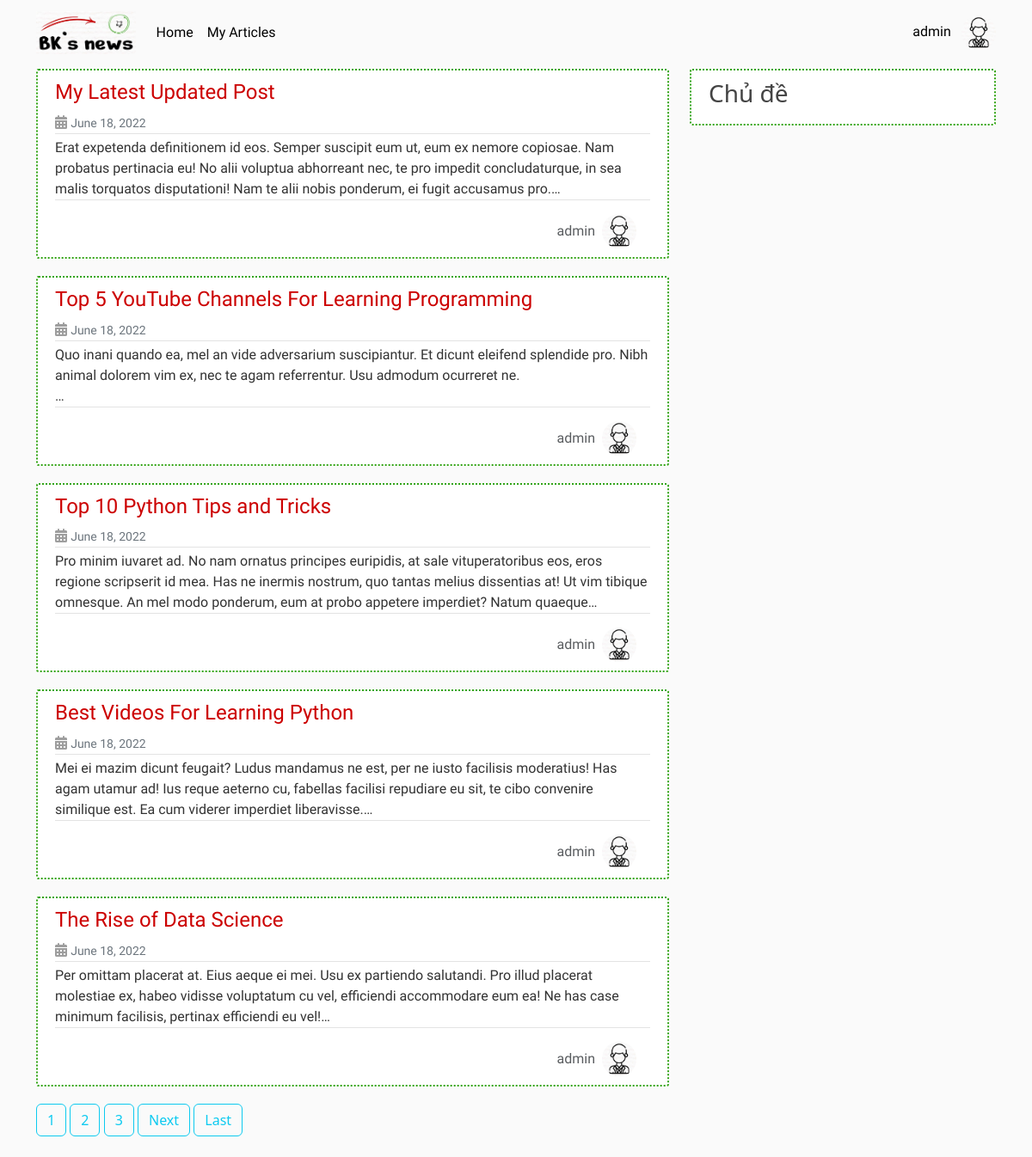
Page / (signed in) on the earlier database version.
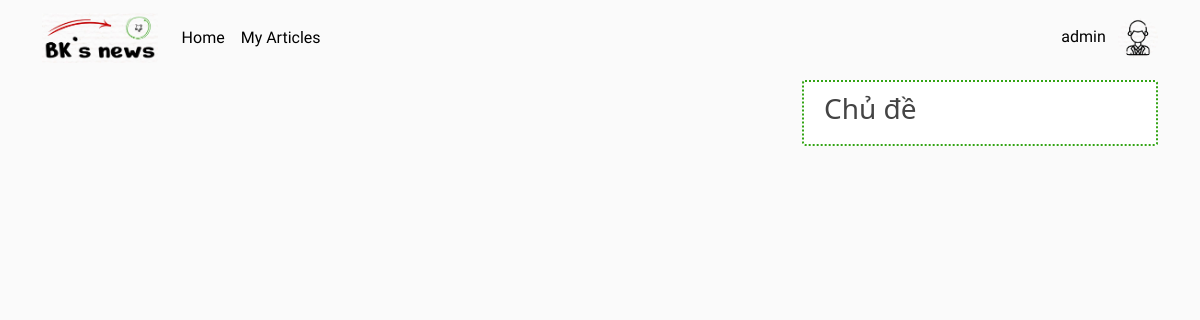
Same page on the later database version.
### post_app/models.py (models this page shows, shortened)
class Post(models.Model):
    title = models.CharField(max_length=100)
    content = models.TextField()
    date_posted = models.DateTimeField(default=timezone.now)
    author = models.ForeignKey(User, on_delete=models.CASCADE)
    topic = models.ForeignKey(Topic, on_delete=models.CASCADE, null=True, blank=False)

### user_app/models.py (models this page shows, shortened)
class Profile(models.Model):
    user = models.OneToOneField(User, on_delete=models.CASCADE)
    avatar = models.ImageField(default='default.jpg', upload_to='profile_pics')

### post_app/views.py (the view)
# urls.py: path('', HomeListView.as_view(), name='home'),
class HomeListView(ListView):
    model = Post
    template_name = 'post/home.html'
    context_object_name = 'posts'
    ordering = ['-date_posted']
    paginate_by = 5
    queryset: Post.objects.all()
    def get_context_data(self, **kwargs):
        context = super(HomeListView, self).get_context_data(**kwargs)
        context['topics'] = Topic.objects.all()
        return context

### post_app/templates/post/home.html (shortened to what this page needs)
{% extends 'base.html' %}
{% block post_content %}
    {% for post in posts %}
        <article class="media content-section">
            <div class="media-body">
                <div class="article-metadata">
                    <h4><a href="{% url 'post-detail' post.id %}" class="article-title">{{ post.title }}</a></h4>
                    <div class="date-time">
                        <i class="fa-solid fa-calendar-days"></i>
                        <small class="text-muted">{{ post.date_posted | date:"F d, Y" }}</small>
                    </div>
                </div>
                <p class="article-content truncate-content">{{ post.content }}</p>
                <div class="hstack gap-2">
                    <a href="{% url 'user-posts' post.author.username %}" class="ms-auto author-name">{{ post.author }}</a>
                    <img class="rounded-circle article-img" src="{{ post.author.profile.avatar.url }}" alt="">
                </div>
            </div>
        </article>
    {% endfor%}
    {% if is_paginated %}
        {% for num in page_obj.paginator.page_range %}
            {% if page_obj.number == num %}
            <a class="btn btn-outline-info mb-4" href="?page={{ num }}">{{ num }}</a>
            {% elif num > page_obj.number|add:'-3' and num < page_obj.number|add:'3' %}
                <a class="btn btn-outline-info mb-4" href="?page={{ num }}">{{ num }}</a>
            {% endif %}
        {% endfor %}
        {% if page_obj.has_next %}
            <a class="btn btn-outline-info mb-4" href="?page={{ page_obj.next_page_number }}">Next</a>
            <a class="btn btn-outline-info mb-4" href="?page={{ page_obj.paginator.num_pages }}">Last</a>
        {% endif%}
    {% endif%}
{% endblock post_content %}

Differences in the rows shown:
removed Post: title "My Latest Updated Post", date_posted "June 18, 2022", content "Erat expetenda definitionem id eos. Semper suscipit eum ut, eum ex nemore copiosae. Nam probatus pertinacia eu! No alii voluptua abhorreant nec, te pro impedit concludaturque, in sea malis torquatos disputationi! Nam te alii nobis ponderum, ei fugit accusamus…", author "admin", author.profile.avatar (placeholder picture)
removed Post: title "Top 5 YouTube Channels For Learning Programming", date_posted "June 18, 2022", content "Quo inani quando ea, mel an vide adversarium suscipiantur. Et dicunt eleifend splendide pro. Nibh animal dolorem vim ex, nec te agam referrentur. Usu admodum ocurreret…", author "admin", author.profile.avatar (placeholder picture)
removed Post: title "Top 10 Python Tips and Tricks", date_posted "June 18, 2022", content "Pro minim iuvaret ad. No nam ornatus principes euripidis, at sale vituperatoribus eos, eros regione scripserit id mea. Has ne inermis nostrum, quo tantas melius dissentias at! Ut vim tibique omnesque. An mel modo ponderum, eum at probo appetere imperdiet? Natum…", author "admin", author.profile.avatar (placeholder picture)
removed Post: title "Best Videos For Learning Python", date_posted "June 18, 2022", content "Mei ei mazim dicunt feugait? Ludus mandamus ne est, per ne iusto facilisis moderatius! Has agam utamur ad! Ius reque aeterno cu, fabellas facilisi repudiare eu sit, te cibo convenire similique est. Ea cum viderer imperdiet…", author "admin", author.profile.avatar (placeholder picture)
removed Post: title "The Rise of Data Science", date_posted "June 18, 2022", content "Per omittam placerat at. Eius aeque ei mei. Usu ex partiendo salutandi. Pro illud placerat molestiae ex, habeo vidisse voluptatum cu vel, efficiendi accommodare eum ea! Ne has case minimum facilisis, pertinax efficiendi eu…", author "admin", author.profile.avatar (placeholder picture)
Other differences:
list line gone: "1"
list line gone: "2"
list line gone: "3"
text no longer shown: "Next Last"
